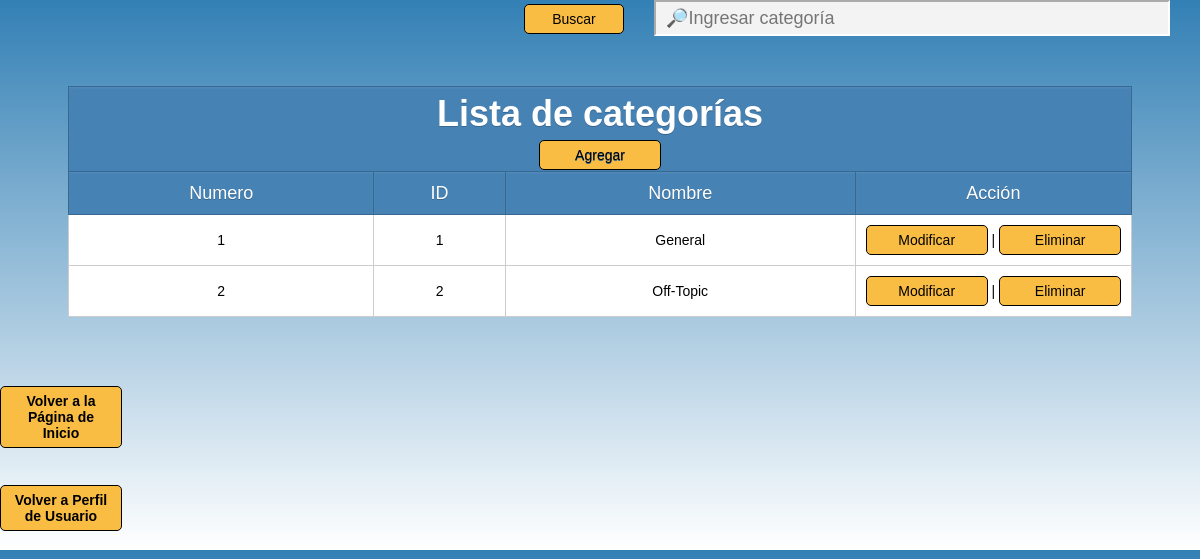
The app's page /usuarios/admin/editarcategorias/panelcategoria.php (signed in) with its own data.
### tables this page shows
CREATE TABLE `categorias` (
  `id_categoria` int(10) NOT NULL,
  `nombre_categoria` varchar(50) NOT NULL
);

### usuarios/admin/editarcategorias/panelcategoria.php (the view, shortened to what this page needs)
<?php
 include_once("../../../php/conexion.php");
?>
<!DOCTYPE html>
<html lang="es">
<head>
    <link rel="stylesheet" href="../../../css/estilospanelusuario.css">
</head>
<body>
<table>
			<div id="barrabuscar">
		<form method="POST">
		<input type="submit" value="Buscar" name="btnbuscar"><input type="text" name="txtbuscar" id="cajabuscar" placeholder="&#128270;Ingresar categoría">
		</form>
		</div>
			<tr><th colspan="5"><h1>Lista de categorías</h1> <a style="font-weight: normal; font-size: 14px;" onclick="abrirform()">Agregar</a></tr>
			<tr>
		    <th>Numero</th>
			<th>ID</th>
            <th>Nombre</th>
            <th>Acción</th>
			</tr>
        <?php
if(isset($_POST['btnbuscar']))
{
$buscar = $_POST['txtbuscar'];
$queryusuarios = mysqli_query($conn, "SELECT id_categoria,nombre_categoria FROM categorias where nombre_categoria like '".$buscar."%'");
}
else
{
$queryusuarios = mysqli_query($conn, "SELECT * FROM categorias ORDER BY id_categoria asc");
}
		$numerofila = 0;
        while($mostrar = mysqli_fetch_array($queryusuarios))
		{    $numerofila++;
            echo "<tr>";
			echo "<td>".$numerofila."</td>";
            echo "<td>".$mostrar['id_categoria']."</td>";
            echo "<td>".$mostrar['nombre_categoria']."</td>";
            echo "<td style='width:26%'><a href=\"./controlcategorias/editar.php?id_categoria=$mostrar[id_categoria]\">Modificar</a> | <a href=\"./controlcategorias/eliminar.php?id_categoria=$mostrar[id_categoria]\" onClick=\"return confirm('¿Estás seguro de eliminar a $mostrar[nombre_categoria]?')\">Eliminar</a></td>";
            echo "</tr>";
}
        ?>
    </table>
<h3><a href="../../../index.php">Volver a la Página de Inicio</a></h3>
<h3><a href="../../admin/administrador.php">Volver a Perfil de Usuario</a></h3>
</body>
</html>

### css/estilospanelusuario.css (style rules this page uses)
body { background: linear-gradient(to bottom, #3380B5, white); font-family: sans-serif; margin: 0; padding: 0; height: 100%; width: 100%; display: flex; flex-direction: column; }
table { text-align: center; max-width: 98%; border-collapse: collapse; border: 1px solid black; margin: 50px auto; background: white; }
th { background: steelblue; height: 40px; font-weight: lighter; text-shadow: 0 1px 0 #38678f; color: white; border: 1px solid #38678f; box-shadow: inset 0px 1px 2px #568ebd; transition: all 0.2s; font-size: 18px; }
tr { border-bottom: 1px solid #cccccc; width: 100%; }
td { border: 1px solid #cccccc; padding: 10px; transition: all 0.2s; font-size: 14px; }
a, input[type="submit"], button { font-size: 14px; text-align: center; width: 100px; display: inline-block; background-color: #FABD44; padding: 6px 10px; border-radius: 5px; text-decoration: none; color: black; border: 1px solid black; cursor: pointer; }
h1 { font-family: sans-serif; margin: 5px; }
#barrabuscar { color: white; text-align: right; }
#cajabuscar { width: 500px; height: 30px; font-size: 18px; background-color: #f3f3f3; border-color: white; padding-left: 10px; margin: 0px 30px; }

### records on screen
categorias: id_categoria "1", nombre_categoria "General"
categorias: id_categoria "2", nombre_categoria "Off-Topic"
